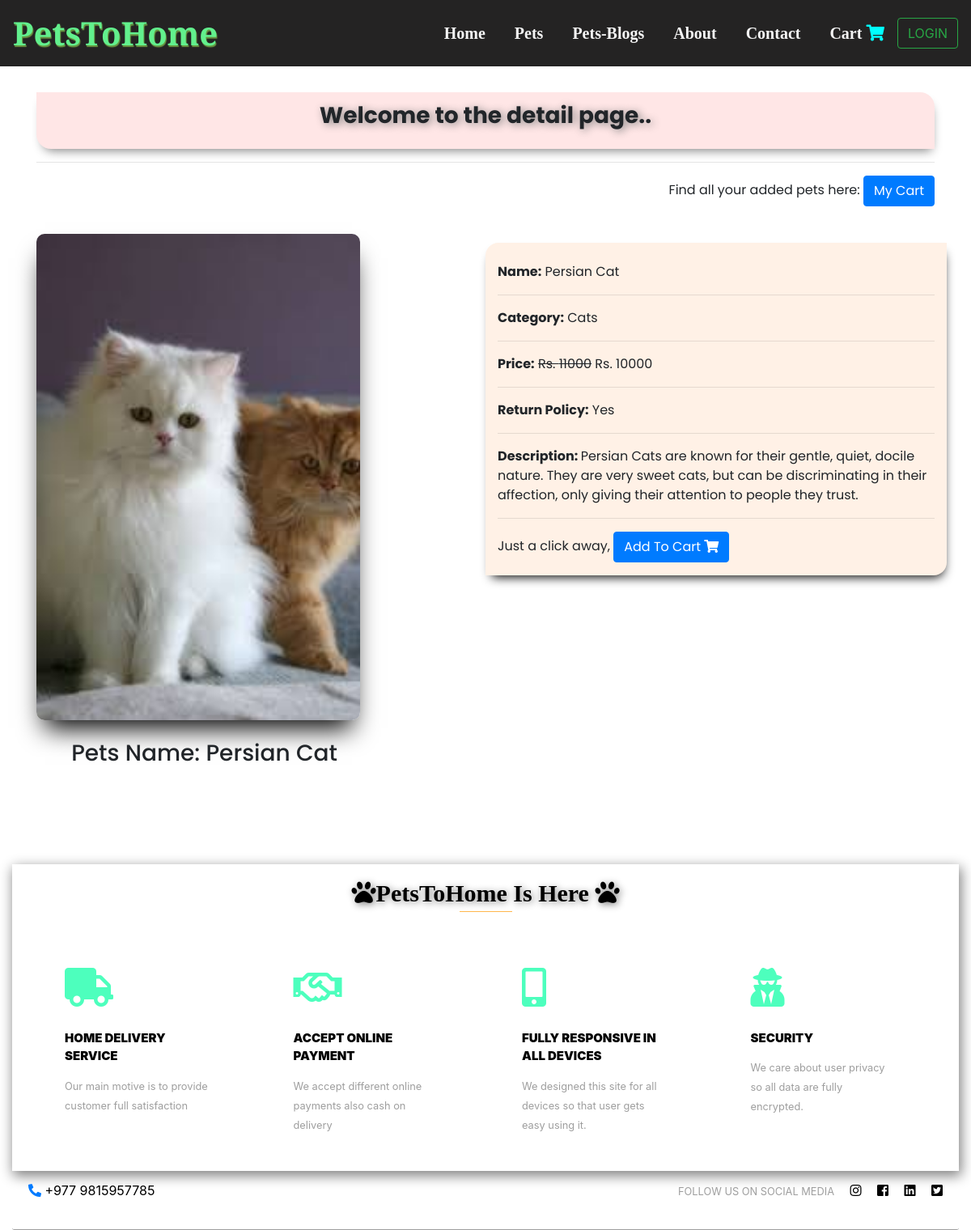
Page /pets/persian-cat/ on the earlier database version.
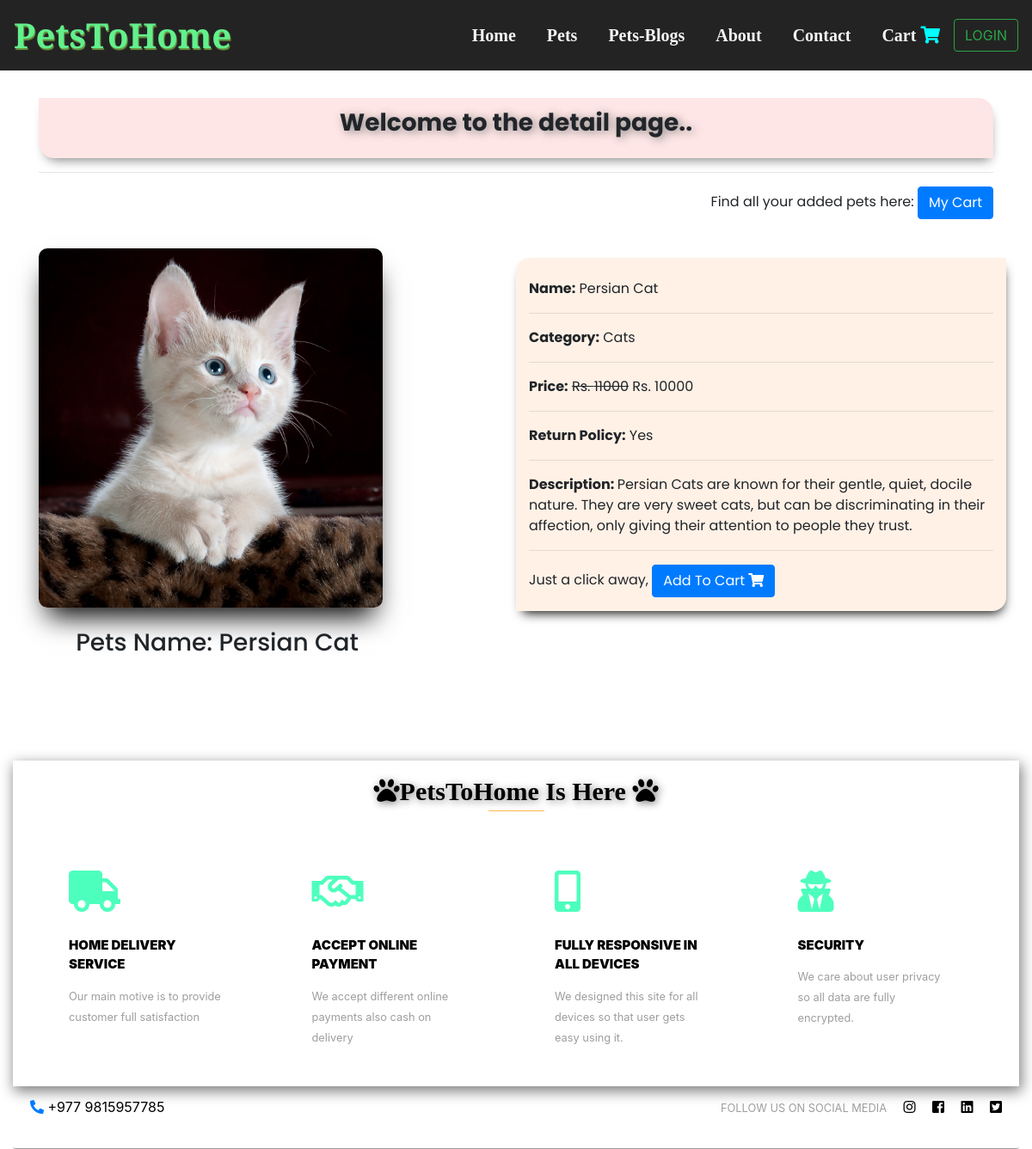
Same page on the later database version.
### Main/models.py (models this page shows, shortened)
class Pets(models.Model):
    title=models.CharField(max_length=200)
    slug=models.SlugField(unique=True)
    category=models.ForeignKey(Category,on_delete=models.CASCADE)
    image=models.ImageField(upload_to="static/images")
    marked_price=models.PositiveIntegerField()
    selling_price=models.PositiveIntegerField()
    description=models.TextField()
    return_policy=models.CharField(max_length=300)
    view_count=models.PositiveIntegerField(default=0)

class Category(models.Model):
    title=models.CharField(max_length=200)
    slug=models.SlugField(unique=True)
    def __str__(self):
        return self.title

### Main/views.py (the view)
# urls.py: path("pets/<slug:slug>/",ProductDetailView.as_view(),name="productdetail"),
class ProductDetailView(PetsMixin,TemplateView):
    template_name = 'productdetail.html'
    def get_context_data(self, **kwargs):
        context=super().get_context_data(**kwargs)
        url_slug=self.kwargs['slug']
        pets=Pets.objects.get(slug=url_slug)
        context['pets']=pets
        return context

### Main/views.py (called while the page is built)
    def dispatch(self,request,*args,**kwargs):
        cart_iid=self.request.session.get("cart_iid",None)
        if cart_iid:
            cart_obj=Cart.objects.get(id=cart_iid)
            if request.user.is_authenticated and request.user.customer:
                cart_obj.customer=request.user.customer
                cart_obj.save()
        return super().dispatch(request,*args,**kwargs)

### templates/productdetail.html (shortened to what this page needs)
{% extends 'base.html' %}
{% block content %}
<div class="container">
  <h3 class="text-center hd">Welcome to the detail page..</h3><hr>
    <p class="float-right">Find all your added pets here: <a href="{% url 'mycart' %}" ><button class="btn btn-primary ">My Cart</button></a></p><br><br><br>
    <div class="row sml">
        <div class="col-md-6 ">
            <img src="{{pets.image.url}}" alt="" class="img-fluid cnt-img" width="400" height="360"><br>
           <h3 style="margin-left:8%;">Pets Name: {{pets.title}}</h3>
        </div>
        <div class="col-md-6 details">
            <br>
            <p><span>Name:</span> {{pets.title}}</p>
            <hr>
            <p><span>Category:</span> {{pets.category}}</p>
            <hr>
            <p><span>Price:</span> <strike>Rs. {{pets.marked_price}}</strike> Rs. {{pets.selling_price}}</p>
            <hr>
            <p><span>Return Policy:</span> {{pets.return_policy}}</p>
            <hr>
            <p><span>Description: </span>{{pets.description}}</p>
            <hr>
             <p>Just a click away, <a href="{% url 'addToCart' pets.id %}" class="btn btn-primary">Add To Cart <i class="fas fa-shopping-cart fa-1x"></i></a></p>
        </div>
    </div>
</div>
{% endblock %}

Differences in the rows shown:
changed Pets "Persian Cat": image: a different picture
